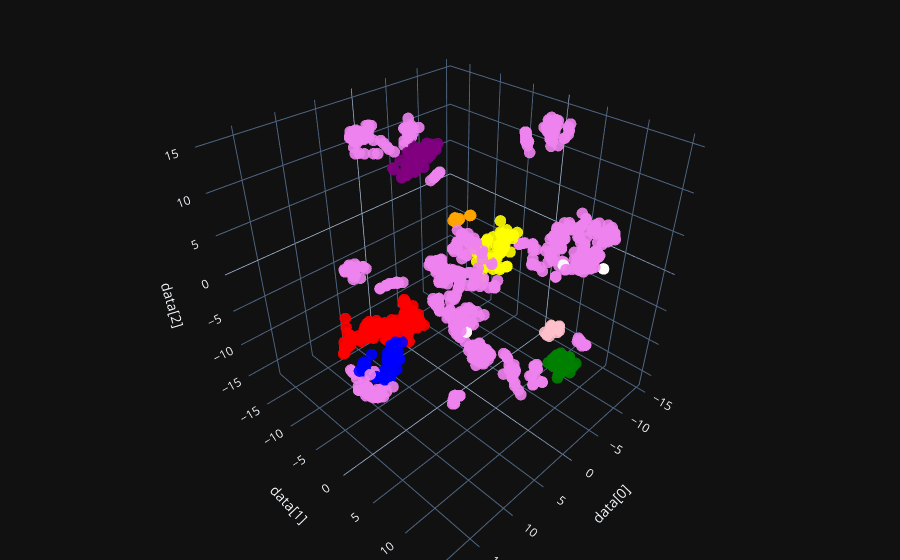

The cell this chart's notebook holds for it:
### Code cell
make_3D_plot_DBSCAN(Etalon_no_SA_CA_oh_en_no_risk_scale_TSNE_3, epsilon=1.5, min_sam=4)
# 'best_epsilon': 1.5,
# 'best_min_samples': 4,

### Figure 1 — Plotly figure (JSON) as saved in the notebook; plotly's stock layout.template omitted (floating-point values rounded to 4 significant figures; data arrays with more than 128 entries replaced by an {"elided": "..."} marker saying what was removed)
{"data": [{"line": {"width": 0.02}, "marker": {"color": {"elided": "1000 str values"}, "opacity": 0.9, "reversescale": true, "size": 4}, "mode": "markers", "x": {"elided": "1000 float values"}, "y": {"elided": "1000 float values"}, "z": {"elided": "1000 float values"}, "type": "scatter3d"}], "layout": {"scene": {"xaxis": {"title": {"text": "data[0]"}}, "yaxis": {"title": {"text": "data[1]"}}, "zaxis": {"title": {"text": "data[2]"}}}, "title": {"text": "*******"}, "margin": {"l": 0, "r": 0, "b": 0, "t": 0}}}
